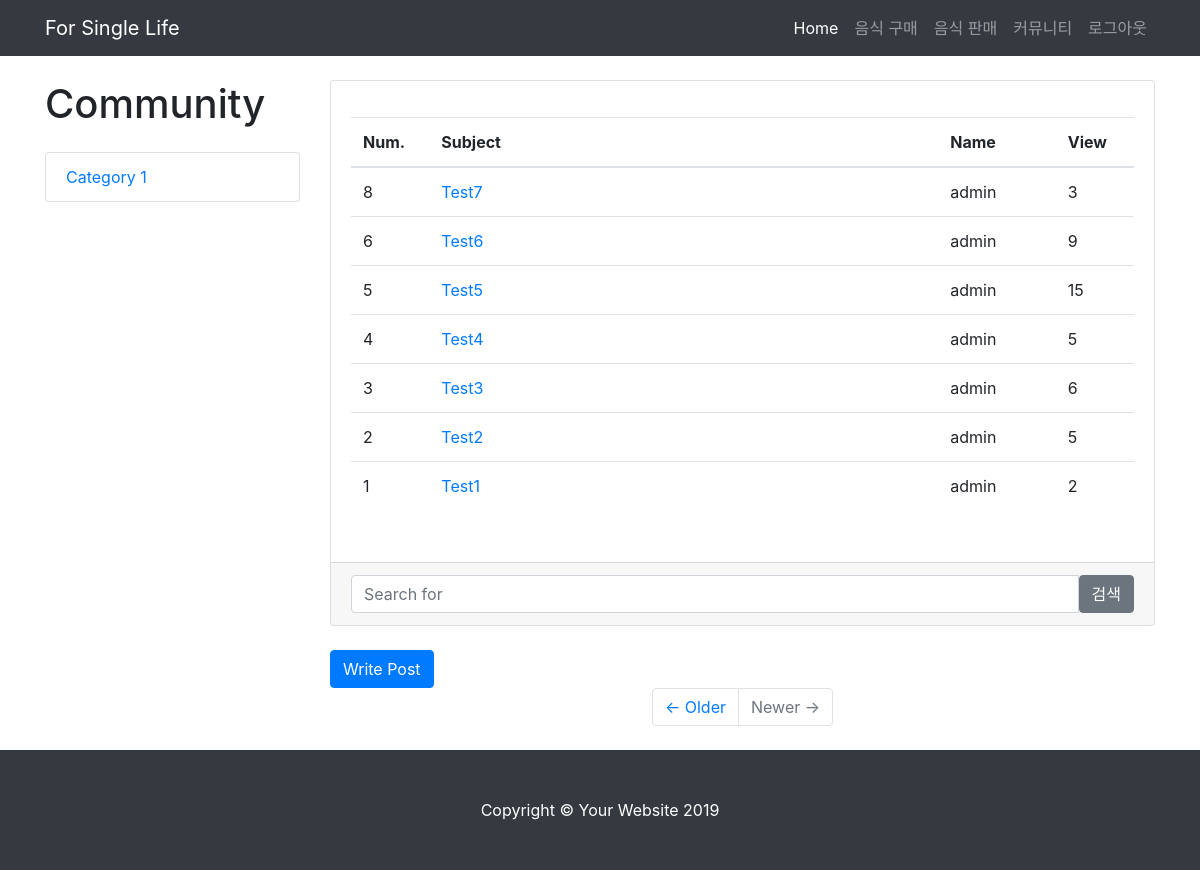
/community/, run on an earlier commit of the app's database.
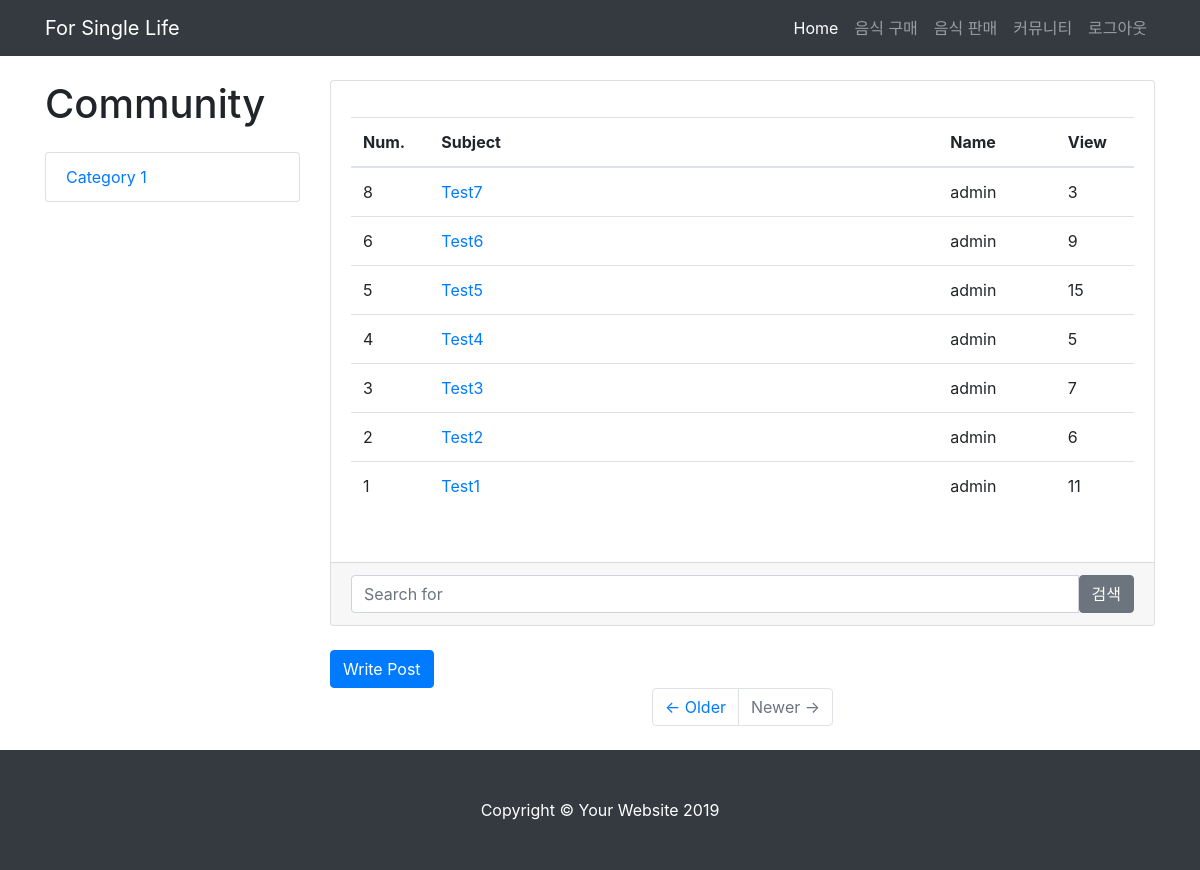
And on a later commit of the database.
### app/models.py (models this page shows)
class Board(models.Model):
    subject = models.CharField(max_length=50, blank=True)
    name = models.CharField(max_length=30, blank=True)
    created_date = models.DateTimeField(auto_now_add=True)
    content = models.TextField(max_length=500, blank=True)
    view = models.IntegerField(default=0)

### app/views.py (the view)
# urls.py: path('community/', views.community, name='community'),
def community(request):
    boards = Board.objects.order_by('-id')
    context = {'boards': boards}
    return render(request, 'community.html', context)

### templates/community.html (shortened to what this page needs)
{% load staticfiles %}
<!DOCTYPE html>
<html lang="en">
<head>
  <link href="{% static 'vendor/bootstrap/css/bootstrap.min.css' %}" rel="stylesheet">
  <link href="{% static 'css/blog-home.css' %}" rel="stylesheet">
</head>
<body>
  <nav class="navbar navbar-expand-lg navbar-dark bg-dark fixed-top">
    <div class="container">
      <a class="navbar-brand" href="{% url 'main' %}">For Single Life</a>
      <div class="collapse navbar-collapse" id="navbarResponsive">
        <ul class="navbar-nav ml-auto">
          <li class="nav-item active">
            <a class="nav-link" href="{% url 'main' %}">Home
            </a>
          </li>
          <li class="nav-item">
            <a class="nav-link" href="{% url 'foodlist' %}">음식 구매</a>
          </li>
          <li class="nav-item">
            <a class="nav-link" href="{% url 'foodreg' %}">음식 판매</a>
          </li>
          <li class="nav-item">
            <a class="nav-link" href="{% url 'community' %}">커뮤니티</a>
          </li>
            <li class="nav-item">
            <a class="nav-link" href="{% url 'logout' %}">로그아웃</a>
          </li>
        </ul>
      </div>
    </div>
  </nav>
  <div class="container">
 <div class="row">
<div class="col-lg-3">
        <h1 class="my-4">Community</h1>
        <div class="list-group">
          <a href="#" class="list-group-item">Category 1</a>
        </div>
      </div>
      <div class="col-lg-9">
        <div class="card mb-4">
          <div class="card-body">
            <p class="card-text"><div id="data" class="table-responsive">
    <table class="table">
        <thead>
        <tr>
            <th>Num.</th>
            <th>Subject</th>
            <th>Name</th>
            <th>View</th>
        </tr>
        </thead>
        <tbody>
        {% for board in boards %}
        <tr>
            <td data-label="Num." width=10%>{{ board.id }}</td>
            <td data-label="Subject" width=65%><form action="post={{ board.id }}" method="POST" title="{{ board.subject}}"><a href="post={{ board.id }}" value="{{ board.id }}">{{ board.subject }}</a></form></td>
            <td data-label="Name" width=15%>{{ board.name }}</td>
            <td data-label="View" width=10%>{{ board.view }}</td>
        </tr>
        {% endfor %}
        </tbody>
    </table>
</div>
              </p>
          </div>
          <div class="card-footer text-muted">
            <div class="input-group">
              <input type="text" class="form-control" placeholder="Search for">
              <span class="input-group-btn">
                <button class="btn btn-secondary" type="button">검색</button>
              </span>
            </div>
          </div>
        </div>
<form action="write" method="POST">
    <button name="write_post" value="write" class="btn btn-primary">Write Post</button>
</form>
        <ul class="pagination justify-content-center mb-4">
          <li class="page-item">
            <a class="page-link" href="">&larr; Older</a>
          </li>
          <li class="page-item disabled">
            <a class="page-link" href="#">Newer &rarr;</a>
          </li>
        </ul>
      </div>
    </div>
  </div>
  <footer class="py-5 bg-dark">
    <div class="container">
      <p class="m-0 text-center text-white">Copyright &copy; Your Website 2019</p>
    </div>
  </footer>
</body>
</html>

What changed in the data, as far as the page shows it:
changed Board "Test3": view "6" → "7"
changed Board "Test2": view "5" → "6"
changed Board "Test1": view "2" → "11"
